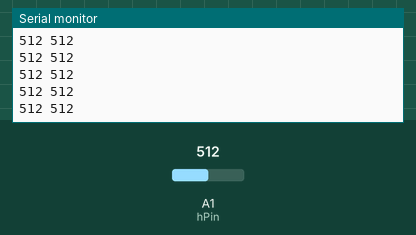
Recording of a sketch running on a simulated Arduino Uno, built with avr-gcc and run on an emulated ATmega328P. Parts: the last lines printed to the serial monitor. The test bench sets the inputs (shaded band); at power-on: A1 (hPin) = 512.

Above: at 1.2 s.
1.3 s: A1 (hPin) set to 716
At 1.31 s:
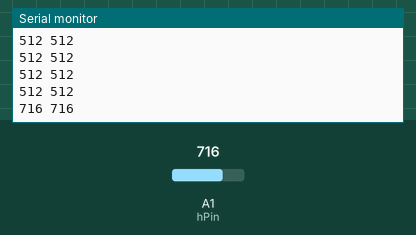
2.8 s: A1 (hPin) set to 900
At 2.82 s:
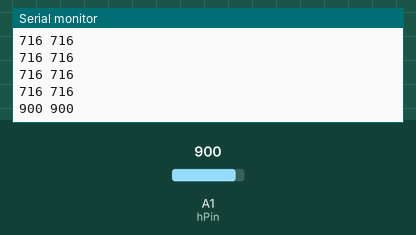
Timing chart, 0 to 5.8 s (numbered marks = the images above; inputs shaded):
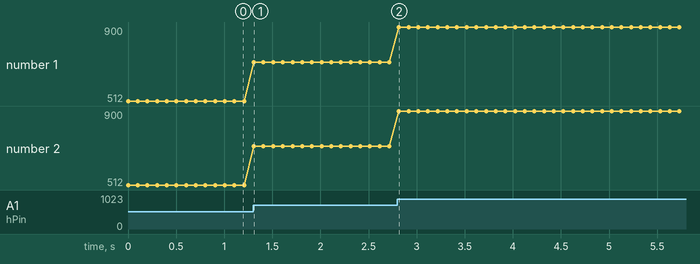

The sketch:

drawer.ino
```cpp
int const hPin = A1; //Horizontal control
int const vPin = A1; //Vertical control
int potVal;

void setup() {
  // put your setup code here, to run once:
  Serial.begin(9600);

}

void loop() {
  // put your main code here, to run repeatedly:
  int hVal = analogRead(hPin);
  int vVal = analogRead(vPin);
  Serial.print(hVal);
  Serial.print(" ");
  Serial.println(vVal);
  delay(100);
}
```

Measured:
- after the input at 1.3 s, the serial monitor: prints a new line at once (image 1)
- after the input at 2.8 s, the serial monitor: prints a new line at once (image 2)
- plotted number 1: 512 → 716 after the input at 1.3 s, 716 → 900 after the input at 2.8 s
- plotted number 2: 512 → 716 after the input at 1.3 s, 716 → 900 after the input at 2.8 s
